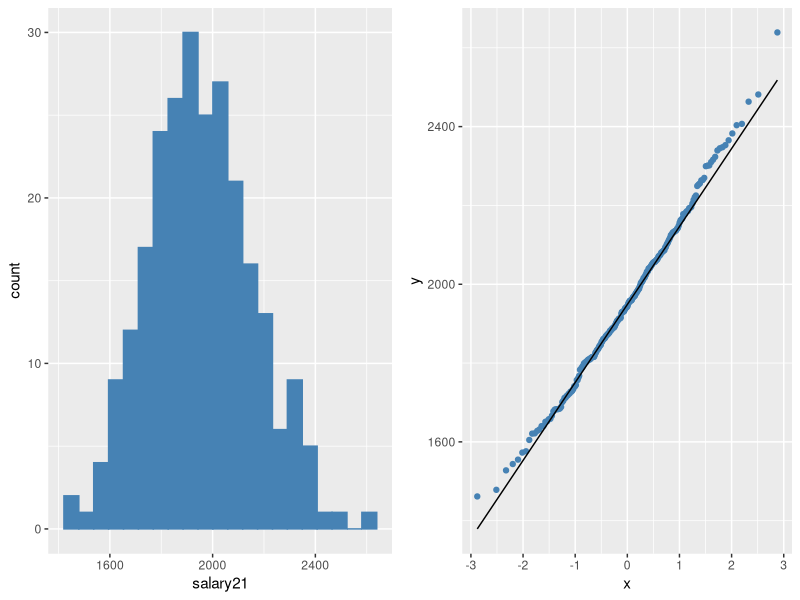
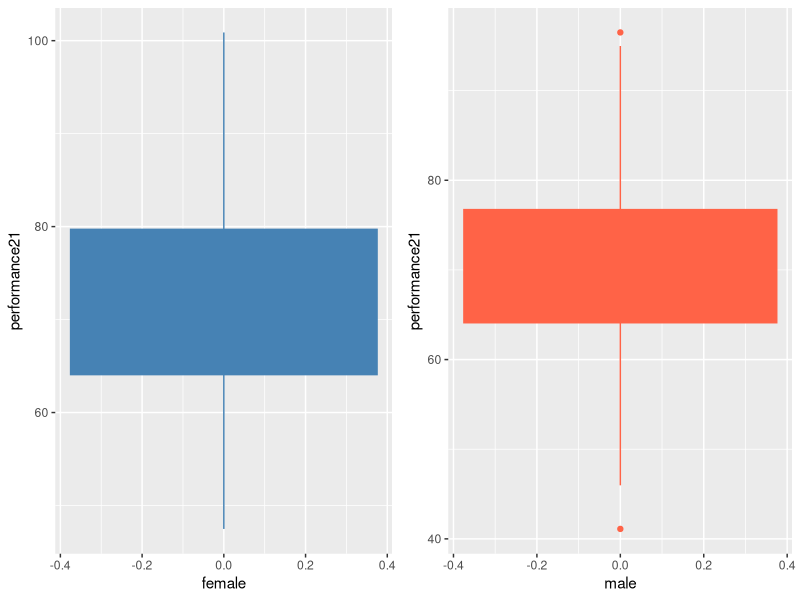

These figures' R source, in order:
#' ---
#' title: "Student's-t test for workforce data"
#' author: "Vicenc Fernandez"
#' date: "4/20/2021"
#' output: 
#'   html_document:
#'     toc: true
#'     toc_float: true
#'     number_sections: true
#' editor_options: 
#'   chunk_output_type: console
#' ---
#' 
## ----setup, include=FALSE-------------------------------------------------------------------------------
knitr::opts_chunk$set(echo = TRUE)

#' 
#' # The context 
#' 
#' One of the basic statistical techniques, when we are analyzing populations, is the Student's t-test. We can mainly use the Student's t-test to achieve one of the following two objectives:
#' 
#' * To evaluate a characteristic's value in a population (e.g., the average salary of my employees is 1,500 euros)
#' * To evaluate if the characteristic's value in two populations is different (e.g., the average salary of my tech employees is greater than my business employees)
#' 
#' Suppose we have information on the entire population. In that case, we don't need to carry out any test because we only need to compare the value with the reference (when we have one population) or compare the value of the two populations. But, in many cases, we don't have the complete sample. We only have a sample of the populations. In these cases, the Student's t-test allows us to evaluate the population based on the samples.
#' 
#' 
#' ## Defining hypothesws for testing
#' 
#' To carry out the Student's t-test, we need to define the null and the alternative hypotheses. On the one hand, the null hypothesis suggests that nothing is going on and everything is the same. On the other hand, the alternative hypothesis is the opposite of the null hypothesis. Let's see one example. 
#' 
#' * *H0: Null hypothesis*: The average salary of the employees is 1,500 euros
#' * *H1: Alternative hypothesis*: The average salary of the employees is different than 1,500 euros
#' 
#' ## Assumptions
#' 
#' There are two assumptions for carrying out the Student's t-test:
#' 
#' **Normality** - All samples should follow a normal distribution. To test the normality, we can plot a histogram or a QQ-plot. Another approach for normality tests is the Shapiro-Wilk and the Kolmogorov-Smirnov test. When we have samples greater than 30, it's unnecessary to analyze the normality due to the central limit theorem.
#' 
#' **Homogeneity of the variances** - Also called homoscedasticity of the variance, and we need to test it when we have two samples. To test the homoscedasticity, we can plot a boxplot or dot plot. Another approach for the homoscedasticity test is the Levene's test and the Fisher's test.
#' 
#' ## Hypotheses testing process
#' 
#' The steps for carrying out a hypothesis testing using the Student's t are:
#' 
#' 1. Test the assumptions of the sample(s)
#' 2. Formulate the null and the alternative hypotheses
#' 3. Define the maximum probability of error that we accept (Significance level)
#' 4. Carry out the Student's test
#' 5. Make a decision based on the p-value
#' 
#' 
#' # Preparing the environment
#' 
#' We need to install and load several packages to analyze our data set with text mining.
#' 
## ---- message=FALSE-------------------------------------------------------------------------------------
library(tidyverse)
library(gridExtra)

#' 
#' The `tidyverse` is an opinionated collection of R packages designed for data science. The `gridExtra`package provides a number of user-level functions to work with "grid" graphics, notably to arrange multiple grid-based plots on a page, and draw tables. 
#' 
#' ## Information of the data set
#' 
#' We have a data set with information of 550 employees in two consecutive years. The data set contains three variables:  
#' 
#' * employeeID: An integer variable with the employee ID
#' * gender: A factor variable with the employee gender (female and male)
#' * salary20: A number variable indicating the employee salary in 2020 in euros 
#' * salary21: A number variable indicating the employee salary in 2021 in euros 
#' * performance20: A number variable indicating the employee performance in 2020. The range is between 0 and 100. 
#' * performance21: A number variable indicating the employee performance in 2021. The range is between 0 and 100. 
#' 
#' 
#' ## Loading and cleaning the data set
#' 
#' The first step is to load the data set and check that everything is correct. Instead of using a standard R data.frame, we have decided to use a tibble because this makes it much easier to work with large data.
#' 
## -------------------------------------------------------------------------------------------------------
employees <- read.csv("t-test-hypotheses.csv", sep = ",") %>% as_tibble()
employees

#' 
#' We can see that the variable `gender` has been defined as a character, but we prefer to describe it as a factor. So, let's change it.
#' 
## -------------------------------------------------------------------------------------------------------
employees$gender <- as.factor(employees$gender)
employees

#' 
#' Now, our data set is ready for analysis.
#' 
#' # Scenarios for the tests
#' 
#' There are several versions of the Student's t-test depending on the number of samples, the definition of the alternative hypothesis, and the relationship between the samples. 
#' 
#' ## Scenario 01: Test one sample and two-sided
#' 
#' Let's start with the most simple test. Consider that we want to know if the average salary of female employees in 2021 is equal to or different than 1,930 euros.
#' 
## -------------------------------------------------------------------------------------------------------
female_employees <- employees %>% filter(gender == "female")
female_employees %>% summarize(mean = mean(salary21))

#' 
#' We can see that the average salary of female employees in the *sample* is 1955.849 euros. Still, we want to know if the average salary of female employees in the *population* is 1,930 euros. To achieve it, we need to carry out the Student's t-test. So, the first step is to analyze the assumptions that the sample has to satisfy.
#' 
#' The first assumption is about normality. As we have a sample greater than 30, it's not necessary. However, we are going to analyze the normality to show to do it. The first way is using a histogram plot or the QQ-plot.
#' 
## -------------------------------------------------------------------------------------------------------
tmp1 <- female_employees %>% ggplot(aes(x = salary21)) +
  geom_histogram(color = "steelblue", fill = "steelblue", binwidth = 58)

tmp2 <- female_employees %>% ggplot(aes(sample = salary21)) +
  geom_qq(color = "steelblue") + geom_qq_line()

grid.arrange(tmp1, tmp2, ncol = 2)

#' 
#' As we can see in both plots, the sample follows a normal distribution. Another approach is a more formal test. In this case, we have decided to carry out a Shapiro-Wilk test. 
#' 
## -------------------------------------------------------------------------------------------------------
female_employees$salary21 %>% shapiro.test()

#' 
#' As the p-value is big, we cannot reject the hypothesis that the sample comes from a normal distribution population. So, we can accept that the population follows a normal distribution. 
#' 
#' After checking the assumption, we can start the following step: defining the null and the alternative hypotheses. We describe the hypotheses in the following way:
#' 
#' * Null Hypothesis: The average salary of female employees in 2021 is equal to 1,930 euros 
#' * Alternative Hypothesis: The average salary of female employees in 2021 is different than 1,930 euros 
#' 
#' We can mathematically write these hypotheses.
#' 
#' * H0: $\mu_{salary} = 1930$ 
#' * H1: $\mu_{salary} \neq 1930$  
#' 
#' The third step is to define the maximum probability of error that we accept (the significance level). It's widespread to use $\alpha=0.05$ as a threshold. In other words, we don't get probabilities to make an error greater than 5%.
#' 
#' Now, it's time to carry out the Student's t-test. the function is `t.test()` carries out the Student's t-test. We need to define the following parameters: 
#' 
#' 1. The data set - In this scenario, the data set is `female_employess$salary21`
#' 2. The value to compare: `mu` - In this scenario, it's $1930$
#' 3. The type of the alternative hypothesis: `alternative` - We can face three types of alternative hypothesis: (1) different to ("two.sided"), (2) greater than ("greater"), and less than ("less"). In this scenario, we have a 'different to' hypothesis.
#' 4. The confidence level of the interval: `conf.level` - Its value is one minus the significance level. In this scenario, the confidence level is $0.95$. 
#' 
## -------------------------------------------------------------------------------------------------------
female_employees$salary21 %>% t.test(mu = 1930, alternative = "two.sided", conf.level = 0.95)

#' 
#' The p-value tells us the probability of making a mistake if we reject the null hypothesis. As the p-value is smaller than 0.05 (our significance level), we can reject the null hypothesis, and so, we can accept the alternative hypothesis. The average salary of female employees in 2021 is different than 1,930 euros.
#' 
#' ## Scenario S2: Test one sample and one-sided
#' 
#' Let's see what happens if we define our alternative hypothesis in a different way. Consider these two new hypotheses.
#' 
#' * Null Hypothesis: The average salary of female employees in 2021 is equal to 1,930 euros 
#' * Alternative Hypothesis: The average salary of female employees in 2021 is less than 1,930 euros 
#' 
#' We can mathematically write these hypotheses.
#' 
#' * H0: $\mu_{salary} = 1930$ 
#' * H1: $\mu_{salary} < 1930$  
#' 
#' In this new scenario, the alternative hypothesis is 'less than', so we need to define the parameter `alternative` as "less". 
#' 
## -------------------------------------------------------------------------------------------------------
female_employees$salary21 %>% t.test(mu = 1930, alternative = "less", conf.level = 0.95)

#' 
#' As the p-value is greater than 0.05 (our significance level), we can't reject the null hypothesis, and so, we can't accept the alternative hypothesis. The average salary of female employees in 2021 is not less than 1,930 euros.
#' 
#' ## Scenario S3: Test two independent samples and two-sided
#' 
#' Let's move on to a more complex scenario. Consider that we want to compare if the average performance of female employees is equal to or different than male employees in 2021.
#' 
## -------------------------------------------------------------------------------------------------------
female_employees <- employees %>% filter(gender == "female")
female_employees %>% summarize(mean = mean(performance21))

male_employees <- employees %>% filter(gender == "male")
male_employees %>% summarize(mean = mean(performance21))

#' 
#' We can see that the average performance of female employees of the sample is greater than male employees. But we want to know if they are different in the population. So, the first step is to check both assumptions in the two samples. 
#' 
## -------------------------------------------------------------------------------------------------------
female_employees$performance21 %>% shapiro.test()
male_employees$performance21 %>% shapiro.test()

#' 
#' In both samples, the p-value is high, so we cannot reject the hypothesis that both samples come from normal distribution populations. So, we can accept that both populations follow a normal distribution. 
#' 
#' The second assumption is about the homoscedasticity of the variance. The first way to test it is by using a boxplot.
#' 
## -------------------------------------------------------------------------------------------------------
tmp1 <- female_employees %>% ggplot(aes(x = performance21)) +
  geom_boxplot(color = "steelblue", fill = "steelblue") + 
  coord_flip() + 
  ylab ("female") 

tmp2 <- male_employees %>% ggplot(aes(x = performance21)) +
  geom_boxplot(color = "tomato", fill = "tomato") + 
  coord_flip() + 
  ylab ("male")  

grid.arrange(tmp1, tmp2, ncol = 2)

#' 
#' As we can see in the plot, the samples have homoscedasticity because they are a very similar shape. Another approach is a more formal test. In this case, we have decided to carry out a Fisher's F-test.
#' 
## -------------------------------------------------------------------------------------------------------
var.test(female_employees$performance21, male_employees$performance21, ratio = 1, alternative = "two.sided", conf.level = 0.95)

#' 
#' As the p-value is greater than 0.05, we cannot reject the hypothesis that the variance of both populations is equal. So, we can accept that both populations have the same (or very similar) variance. 
#' 
#' Following the same approach as in the previous scenarios, we need to define the null and the alternative hypotheses:
#' 
#' * Null Hypothesis: The average performance of female employees is equal to male employees in 2021 
#' * Alternative Hypothesis: The average performance of female employees is different than male employees in 2021  
#' 
#' We can mathematically write these hypotheses.
#' 
#' * H0: $\mu_{perform-female} = \mu_{perform-male}$ 
#' * H1: $\mu_{perform-female} \neq \mu_{perform-male}$  
#' 
#' The third step is to define the maximum probability of error that we accept (the significance level). Again, we define the threshold as 0.05.
#' 
#' Now, it's time to carry out the Student's t-test. the function is `t.test()` carries out the Student's t-test. We need to define the following parameters: 
#' 
#' 1. The data set of the first sample - In this scenario, the data set is `female_employees$performance21`
#' 2. The data set of the second sample - In this scenario, the data set is `male_employees$performance21`
#' 3. The type of the alternative hypothesis: `alternative` - In this scenario, we have a 'different to' hypothesis
#' 4. The relation between the samples: `paired` - In this scenario, there isn't a direct relationship between two samples, so the value is FALSE (see the following scenarios to know more)
#' 4. The relation between variances: `var.equal` - In this scenario, we have tested that both have the same variance
#' 5. The confidence level of the interval: `conf.level` - In this scenario, the confidence level is $0.95$.
#' 
#' Now you may be wondering about the fourth parameter. We said that we need homoscedasticity between both samples to carry out the Student's t-test. So, why do we have to indicate this assumption explicitly? The answer is simple. Internally, the function `t,test` has two sub-functions. If the parameter `var.equal` is TRUE, the function runs a standard Student's t-test. Else, the function is running a Welch (or Satterthwaite) t-test, where the variance of the sample doesn't need to be the same. 
#' 
## -------------------------------------------------------------------------------------------------------
t.test(female_employees$performance21, male_employees$performance21, alternative = "two.sided", paired = FALSE, var.equal = TRUE, conf.level = 0.95)

#' 
#' The p-value tells us the probability of making a mistake if we reject the null hypothesis. As the p-value is smaller than 0.05 (our significance level), we can reject the null hypothesis, and so, we can accept the alternative hypothesis. The average performance of female employees is different from than of male employees in 2021.
#' 
#' ## Scenario S4: Test two independent samples and one-sided
#' 
#' Let's see what happens if we define our alternative hypothesis differently. Consider these two new hypotheses.
#' 
#' * Null Hypothesis: The average performance of female employees is equal to male employees in 2021 
#' * Alternative Hypothesis: The average performance of female employees is greater than male employees in 2021  
#' 
#' We can mathematically write these hypotheses.
#' 
#' * H0: $\mu_{perform-female} = \mu_{perform-male}$ 
#' * H1: $\mu_{perform-female} > \mu_{perform-male}$ 
#' 
#' In this new scenario, the alternative hypothesis is 'greater than', so we need to define the parameter `alternative` as "greater". 
#' 
## -------------------------------------------------------------------------------------------------------
t.test(female_employees$performance21, male_employees$performance21, alternative = "greater", paired = FALSE, var.equal = TRUE, conf.level = 0.95)

#' 
#' As the p-value is less than 0.05 (our significance level), we can reject the null hypothesis, and so, we can accept the alternative hypothesis. The average performance of female employees is greater than male employees in 2021.
#' 
#' ## Scenario S5: Test two related samples and two-sided
#' 
#' Let's move on to a more complex scenario. Consider that we want to compare if the average performance of male employees in 2020 is equal to or different than in 2021. As you can see here, there is a direct relationship between  
#' 
## -------------------------------------------------------------------------------------------------------
male_employees <- employees %>% filter(gender == "male")
male_employees %>% summarize(mean = mean(performance20))
male_employees %>% summarize(mean = mean(performance21))

#' 
#' We can see that the average performance of male employees in both years are not the same. But we want to know if they are different in the population. So, the first step is to check both assumptions in the two samples. Let's start with normality.
#' 
## -------------------------------------------------------------------------------------------------------
male_employees$performance20 %>% shapiro.test()
male_employees$performance21 %>% shapiro.test()

#' 
#' In both samples, the p-value is high, so we cannot reject the hypothesis that both samples come from normal distribution populations. So, we can accept that both populations follow a normal distribution. 
#' 
#' The second assumption is about the homoscedasticity of the variance. In this case, we have decided to carry out the F-test.
#' 
## -------------------------------------------------------------------------------------------------------
var.test(male_employees$performance20, male_employees$performance21,  alternative = "two.sided", conf.level = 0.95)

#' 
#' As the p-value is greater than 0.05, we cannot reject the hypothesis that the variance of both populations is equal. So, we can accept that both populations have the same (or very similar) variance. 
#' 
#' Following the same approach as in the previous scenarios, we need to define the null and the alternative hypotheses:
#' 
#' * Null Hypothesis: The average performance of male employees in 2020 is equal to in 2021 
#' * Alternative Hypothesis: The average performance of male employees in 2020 is different from in 2021   
#' 
#' We can mathematically write these hypotheses.
#' 
#' * H0: $\mu_{perform-male-2020} = \mu_{perform-male-20201}$ 
#' * H1: $\mu_{perform-male-2020} \neq \mu_{perform-male-20201}$ 
#' 
#' The third step is to define the maximum probability of error that we accept (the significance level). Again, we define the threshold with 0.05.
#' 
#' Now, it's time to carry out the Student's t-test. the function is `t.test()` carries out the Student's t-test. We need to define the following parameters: 
#' 
#' 1. The data set of the first sample - In this scenario, the data set is `female_employees$performance21`
#' 2. The data set of the second sample - In this scenario, the data set is `male_employees$performance21`
#' 3. The type of the alternative hypothesis: `alternative` - In this scenario, we have a 'different to' hypothesis
#' 4. The relation between the samples: `paired` - In this scenario, we know that there is a direct relationship between two samples, so the value is TRUE.
#' 5. The relation between variances: `var.equal` - In this scenario, we have tested that both have the same variance
#' 6. The confidence level of the interval: `conf.level` - In this scenario, the confidence level is $0.95$.
#' 
#' Now you may be wondering about the fourth parameter. We said that we need homoscedasticity between both samples to carry out the Students' t-test. So, why do we have to indicate this assumption explicitly? The answer is simple. Internally, the function `t,test` has two sub-functions. If the parameter $var.equal$ is TRUE, the function runs a standard Student's t-test. Else, the function is running a Welch (or Satterthwaite) t-test, where the variance of the sample doesn't need to be the same. 
#' 
## -------------------------------------------------------------------------------------------------------
t.test(male_employees$performance20, male_employees$performance21, alternative = "two.sided", paired = TRUE, var.equal = TRUE, conf.level = 0.95)

#' 
#' The p-value tells us the probability of making a mistake if we reject the null hypothesis. As the p-value is greater than 0.05 (our significance level), we can't reject the null hypothesis, and so, we can't accept the alternative hypothesis. The average performance of male employees in 2020 is equal to in 2021.
#' 
#' ## Scenario S6: Test two related samples and one-sided
#' 
#' Let's see what happens if we define our alternative hypothesis differently with female employees. Consider these two new hypotheses.
#' 
#' * Null Hypothesis: The average performance of female employees in 2020 is equal to in 2021 
#' * Alternative Hypothesis: The average performance of female employees in 2020 is less than in 2021   
#' 
#' We can mathematically write these hypotheses.
#' 
#' * H0: $\mu_{perform-female-2020} = \mu_{perform-female-2021}$ 
#' * H1: $\mu_{perform-female-2020} < \mu_{perform-female-2021}$ 
#' 
#' In this new scenario, the alternative hypothesis is 'less than', so we need to define the parameter `alternative` as "less". 
#' 
## -------------------------------------------------------------------------------------------------------
t.test(female_employees$performance20, female_employees$performance21, alternative = "less", paired = TRUE, var.equal = TRUE, conf.level = 0.95)

#' 
#' As the p-value is less than 0.05 (our significance level), we can reject the null hypothesis, and so, we can accept the alternative hypothesis. The average performance of female employees in 2020 is less than in 2021.
#' 
#' # Conclusions
#' 
#' In the document, we have seen the different ways to use the Student's t-test. We have seen that the samples need to satisfy two criteria: a normality distribution and the homogeneity of the variances. Just two final recommendations:
#' 
#' * If the samples don't show homogeneity, you can use the Welch (or Satterthwaite) t-test by the function `t.test(var.equal = FALSE)`. 
#' * If samples don't follow a normality distribution, you can use the Mann–Whitney–Wilcoxon test by the function `wilcox.test()`.
